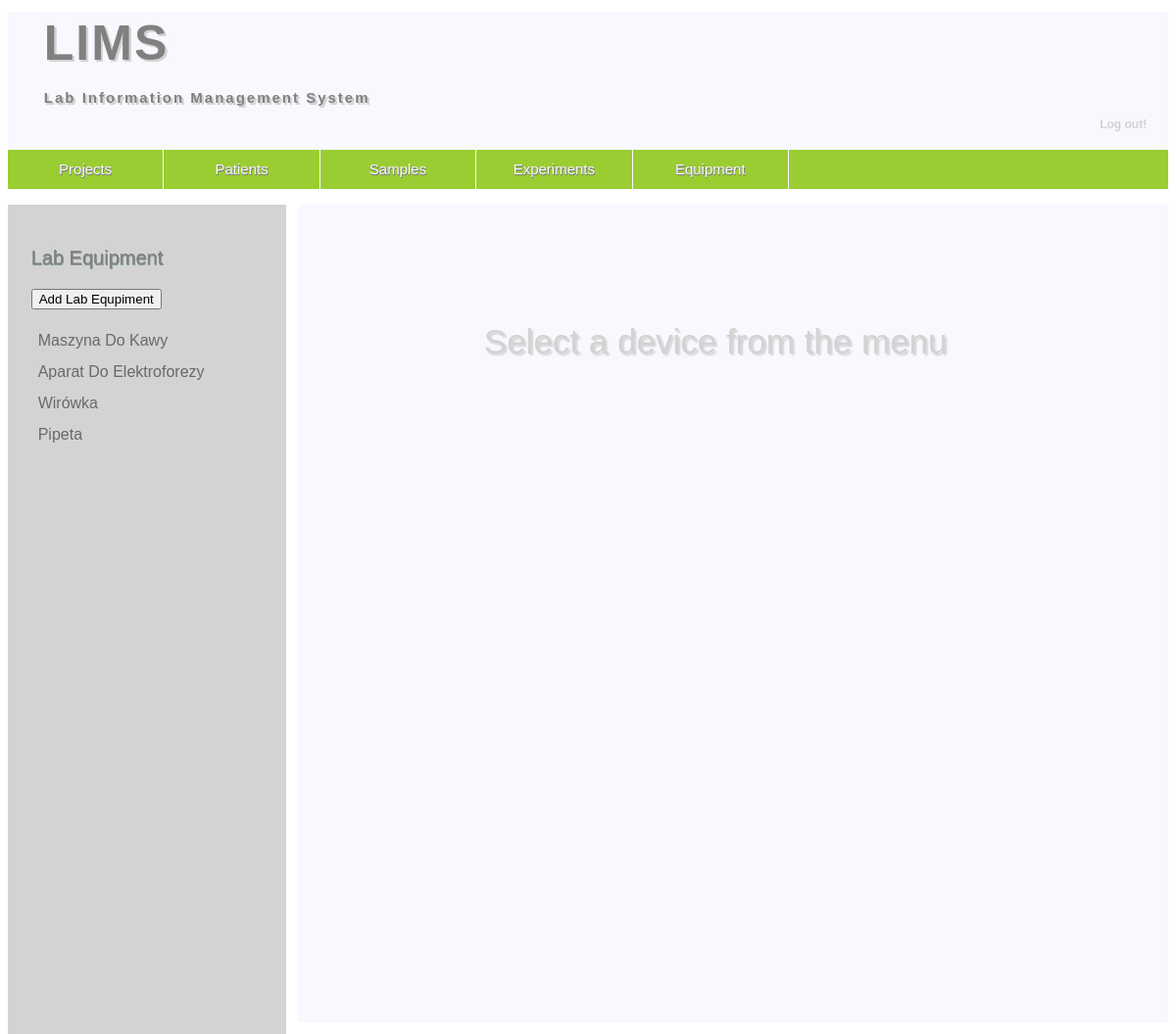
The page /PHP-scripts/equipment.php (signed in) on the database its author committed.
### tables this page shows
CREATE TABLE `lab_equipment` (
  `idlab_equipment` int(11) NOT NULL,
  `name` varchar(45) NOT NULL,
  `prod_date` date NOT NULL,
  `localisation` int(11) NOT NULL,
  `w_personal_data_id_personal_data` int(11) NOT NULL,
  `producer_idproducer` int(11) NOT NULL
);

### PHP-scripts/equipment.php (the view, shortened to what this page needs)
<?php
	require_once 'connect.php';
	$conn = @new mysqli($servername, $username, $password, $dbname);
	mysqli_set_charset($conn, "utf8");
?>
 <!DOCTYPE html>
 <html>
 <head>
	<link rel="stylesheet" href="style.css" type="text/css" />
 </head>
 <body>
	<header>
		<h1 class="logo">LIMS</h1>
		<h4 class="logo">Lab Information Management System <p class="out"> <a href="logout.php">Log out!</a></p>
		</h4>
		<nav>
			<ul class="menu">
			<li><a href="projects.php">Projects</a></li>
			<?php
			if (isset($_SESSION['admin'])){
				echo "<li><a href='patients.php'>Patients</a></li>";
				echo "<li><a href='samples.php'>Samples</a></li>";}
			?>
			<li><a href="experiments.php">Experiments</a></li>
			<li><a href="equipment.php">Equipment</a></li>
			</ul>
		</nav>
	</header>
	<main>
		<section class="content">
		<p class="content_title"> Lab Equipment </p>
			<a href="one_addequipment.php">
				<button>Add Lab Equpiment</button>
			</a>
			<ul class="titles">
			<?php
				$q = "SELECT idlab_equipment, name FROM lab_equipment";
				$result = $conn->query($q);
				while($row = mysqli_fetch_assoc($result))
				{
					echo "<li><a href='one_equipment.php?value_key=".$row['idlab_equipment']."'>".$row['name']."</a></li>";
				}
			?>
			</ul>
		</section>
		<section class="results">
		<p class="communicate"> Select a device from the menu </p>
		</section>
	</main>
 </body>
 </html>

### style/style.css (style rules this page uses)
header { font-family: Arial, Helvetica, sans-serif; width: 100%; margin-left: auto; margin-right: auto; background-color: ghostwhite; min-height: 15%; }
h1.logo { color: grey; padding: 3px 10px 3px 25px; margin: 1%; font-size: 50px; letter-spacing: 2px; text-shadow: 2px 2px 0.5px lightgrey, 2px 2px 0.5px lightgrey, 2px 2px 0.5px lightgrey, 2px 2px 0.5px lightgrey; }
h4.logo { color: grey; padding: 3px 10px 3px 25px; margin: 1%; font-size: 15px; letter-spacing: 2px; text-shadow: 2px 2px 0.5px lightgrey, 2px 2px 0.5px lightgrey, 2px 2px 0.5px lightgrey, 2px 2px 0.5px lightgrey; }
p.out { text-align: right; font-size: 12px; text-shadow: none; padding-bottom:0; margin-bottom:0; letter-spacing: 0; }
header a { color: lightgrey; text-decoration: none; }
nav { background-color: yellowgreen; }
.menu { padding-left: 0; list-style-type: none; background-color: yellowgreen; min-height: 40px; line-height: 250%; color: ghostwhite; text-shadow: 0.5px 0.5px 0px grey, 0.5px 0.5px 0px grey, 0.5px 0.5px 0px grey, 0.5px 0.5px 0px grey; }
.menu > li { font-size: 15px; text-align:center; float: left; padding-left: 20px; padding-right: 20px; border-right: 1px solid ghostwhite; width: 10%; }
.menu a { color: ghostwhite; text-decoration: none; }
main { font-family: Arial, Helvetica, sans-serif; width: 100%; margin: auto; margin-left: auto; margin-right: auto; min-height: 80%; }
.content { float: left; width: 20%; padding: 2%; background-color: lightgrey; color: dimgrey; min-height: 800px; margin: auto; margin-right: 1%; }
p.content_title { font-size: 20px; color: #808080; text-shadow: 0.5px 0.5px 0px #889999, 0.5px 0.5px 0px #889999, 0.5px 0.5px 0px #889999, 0.5px 0.5px 0px #889999; }
.titles { list-style-type: none; color: dimgrey; padding:0; }
.titles > li { color: #808080; width:80%; text-align: left; padding: 7px; }
.titles a { color: dimgrey; text-decoration: none; }
.results { background-color: ghostwhite; color: dimgrey; float: left; width: 62%; padding-left: 5%; padding-right: 8%; padding-top: 3%; min-height: 800px; margin:auto; overflow-x:auto; }
p.communicate { color: lightgray; font-size: 35px; text-align: center; padding:50px; text-shadow: 2px 2px 2px lightgrey; }

### rows shown on the page
lab_equipment: name "Maszyna Do Kawy"
lab_equipment: name "Aparat Do Elektroforezy"
lab_equipment: name "Wirówka"
lab_equipment: name "Pipeta"
